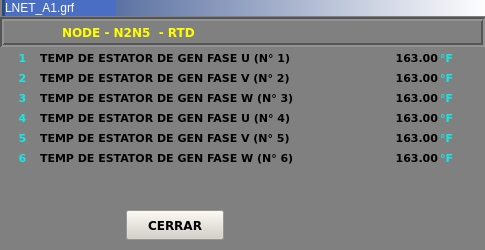
<?xml version="1.0" encoding="UTF-8"?>
<ui version="4.0">
 <class>Inet_AI_10</class>
 <widget class="QWidget" name="Inet_AI_10">
  <property name="geometry">
   <rect>
    <x>0</x>
    <y>0</y>
    <width>485</width>
    <height>250</height>
   </rect>
  </property>
  <property name="minimumSize">
   <size>
    <width>485</width>
    <height>250</height>
   </size>
  </property>
  <property name="maximumSize">
   <size>
    <width>485</width>
    <height>250</height>
   </size>
  </property>
  <property name="windowTitle">
   <string>Inet_AI_10</string>
  </property>
  <property name="styleSheet">
   <string notr="true">background-color: rgb(128, 128, 128);</string>
  </property>
  <widget class="QFrame" name="frame">
   <property name="geometry">
    <rect>
     <x>0</x>
     <y>17</y>
     <width>485</width>
     <height>30</height>
    </rect>
   </property>
   <property name="font">
    <font>
     <pointsize>8</pointsize>
     <weight>75</weight>
     <bold>true</bold>
    </font>
   </property>
   <property name="styleSheet">
    <string notr="true">border-color: rgb(255, 255, 255);</string>
   </property>
   <property name="frameShape">
    <enum>QFrame::Box</enum>
   </property>
   <property name="frameShadow">
    <enum>QFrame::Sunken</enum>
   </property>
   <property name="lineWidth">
    <number>2</number>
   </property>
   <widget class="QLabel" name="label">
    <property name="geometry">
     <rect>
      <x>62</x>
      <y>4</y>
      <width>400</width>
      <height>22</height>
     </rect>
    </property>
    <property name="font">
     <font>
      <family>Verdana</family>
      <pointsize>9</pointsize>
      <weight>75</weight>
      <bold>true</bold>
     </font>
    </property>
    <property name="styleSheet">
     <string notr="true">color: rgb(255, 255, 0);</string>
    </property>
    <property name="text">
     <string>NODE - N2N5  - RTD</string>
    </property>
   </widget>
  </widget>
  <widget class="QLabel" name="lbNumDes_2">
   <property name="geometry">
    <rect>
     <x>388</x>
     <y>70</y>
     <width>50</width>
     <height>16</height>
    </rect>
   </property>
   <property name="font">
    <font>
     <family>Verdana</family>
     <pointsize>8</pointsize>
     <weight>75</weight>
     <bold>true</bold>
    </font>
   </property>
   <property name="text">
    <string>163.00</string>
   </property>
   <property name="alignment">
    <set>Qt::AlignRight|Qt::AlignTrailing|Qt::AlignVCenter</set>
   </property>
  </widget>
  <widget class="QLabel" name="lbUni_4">
   <property name="geometry">
    <rect>
     <x>440</x>
     <y>110</y>
     <width>43</width>
     <height>16</height>
    </rect>
   </property>
   <property name="font">
    <font>
     <family>Verdana</family>
     <pointsize>8</pointsize>
     <weight>75</weight>
     <bold>true</bold>
    </font>
   </property>
   <property name="styleSheet">
    <string notr="true">color: rgb(22, 232, 232);</string>
   </property>
   <property name="text">
    <string>°F</string>
   </property>
   <property name="alignment">
    <set>Qt::AlignLeading|Qt::AlignLeft|Qt::AlignVCenter</set>
   </property>
  </widget>
  <widget class="QLabel" name="lbUni_6">
   <property name="geometry">
    <rect>
     <x>440</x>
     <y>150</y>
     <width>43</width>
     <height>16</height>
    </rect>
   </property>
   <property name="font">
    <font>
     <family>Verdana</family>
     <pointsize>8</pointsize>
     <weight>75</weight>
     <bold>true</bold>
    </font>
   </property>
   <property name="styleSheet">
    <string notr="true">color: rgb(22, 232, 232);</string>
   </property>
   <property name="text">
    <string>°F</string>
   </property>
   <property name="alignment">
    <set>Qt::AlignLeading|Qt::AlignLeft|Qt::AlignVCenter</set>
   </property>
  </widget>
  <widget class="QLabel" name="lbNumDes_4">
   <property name="geometry">
    <rect>
     <x>388</x>
     <y>110</y>
     <width>50</width>
     <height>16</height>
    </rect>
   </property>
   <property name="font">
    <font>
     <family>Verdana</family>
     <pointsize>8</pointsize>
     <weight>75</weight>
     <bold>true</bold>
    </font>
   </property>
   <property name="text">
    <string>163.00</string>
   </property>
   <property name="alignment">
    <set>Qt::AlignRight|Qt::AlignTrailing|Qt::AlignVCenter</set>
   </property>
  </widget>
  <widget class="QLabel" name="lbUni_2">
   <property name="geometry">
    <rect>
     <x>440</x>
     <y>70</y>
     <width>43</width>
     <height>16</height>
    </rect>
   </property>
   <property name="font">
    <font>
     <family>Verdana</family>
     <pointsize>8</pointsize>
     <weight>75</weight>
     <bold>true</bold>
    </font>
   </property>
   <property name="styleSheet">
    <string notr="true">color: rgb(22, 232, 232);</string>
   </property>
   <property name="text">
    <string>°F</string>
   </property>
   <property name="alignment">
    <set>Qt::AlignLeading|Qt::AlignLeft|Qt::AlignVCenter</set>
   </property>
  </widget>
  <widget class="QFrame" name="frame_2">
   <property name="geometry">
    <rect>
     <x>2</x>
     <y>0</y>
     <width>485</width>
     <height>16</height>
    </rect>
   </property>
   <property name="styleSheet">
    <string notr="true">background-color: qlineargradient(spread:pad, x1:0, y1:0, x2:1, y2:0, stop:0 rgba(43, 71, 134, 255), stop:1 rgba(255, 255, 255, 255));</string>
   </property>
   <property name="frameShape">
    <enum>QFrame::Panel</enum>
   </property>
   <property name="frameShadow">
    <enum>QFrame::Raised</enum>
   </property>
   <property name="lineWidth">
    <number>0</number>
   </property>
   <widget class="QLabel" name="lbIP">
    <property name="geometry">
     <rect>
      <x>3</x>
      <y>0</y>
      <width>111</width>
      <height>16</height>
     </rect>
    </property>
    <property name="font">
     <font>
      <pointsize>9</pointsize>
     </font>
    </property>
    <property name="styleSheet">
     <string notr="true">background-color: rgb(74, 110, 195);
background-color: rgb(74, 110, 195);
color: rgb(255, 255, 255);</string>
    </property>
    <property name="text">
     <string>LNET_A1.grf</string>
    </property>
   </widget>
  </widget>
  <widget class="QLabel" name="lbNumDes_6">
   <property name="geometry">
    <rect>
     <x>388</x>
     <y>150</y>
     <width>50</width>
     <height>16</height>
    </rect>
   </property>
   <property name="font">
    <font>
     <family>Verdana</family>
     <pointsize>8</pointsize>
     <weight>75</weight>
     <bold>true</bold>
    </font>
   </property>
   <property name="text">
    <string>163.00</string>
   </property>
   <property name="alignment">
    <set>Qt::AlignRight|Qt::AlignTrailing|Qt::AlignVCenter</set>
   </property>
  </widget>
  <widget class="QLabel" name="lbNum_5">
   <property name="geometry">
    <rect>
     <x>12</x>
     <y>130</y>
     <width>21</width>
     <height>16</height>
    </rect>
   </property>
   <property name="font">
    <font>
     <family>Verdana</family>
     <pointsize>8</pointsize>
     <weight>75</weight>
     <bold>true</bold>
    </font>
   </property>
   <property name="styleSheet">
    <string notr="true">color: rgb(22, 232, 232);</string>
   </property>
   <property name="text">
    <string>5</string>
   </property>
   <property name="alignment">
    <set>Qt::AlignCenter</set>
   </property>
  </widget>
  <widget class="QLabel" name="lbUni_3">
   <property name="geometry">
    <rect>
     <x>440</x>
     <y>90</y>
     <width>43</width>
     <height>16</height>
    </rect>
   </property>
   <property name="font">
    <font>
     <family>Verdana</family>
     <pointsize>8</pointsize>
     <weight>75</weight>
     <bold>true</bold>
    </font>
   </property>
   <property name="styleSheet">
    <string notr="true">color: rgb(22, 232, 232);</string>
   </property>
   <property name="text">
    <string>°F</string>
   </property>
   <property name="alignment">
    <set>Qt::AlignLeading|Qt::AlignLeft|Qt::AlignVCenter</set>
   </property>
  </widget>
  <widget class="QLabel" name="lbNumDes_1">
   <property name="geometry">
    <rect>
     <x>388</x>
     <y>50</y>
     <width>50</width>
     <height>16</height>
    </rect>
   </property>
   <property name="font">
    <font>
     <family>Verdana</family>
     <pointsize>8</pointsize>
     <weight>75</weight>
     <bold>true</bold>
    </font>
   </property>
   <property name="text">
    <string>163.00</string>
   </property>
   <property name="alignment">
    <set>Qt::AlignRight|Qt::AlignTrailing|Qt::AlignVCenter</set>
   </property>
  </widget>
  <widget class="QLabel" name="lbTit_2">
   <property name="geometry">
    <rect>
     <x>40</x>
     <y>70</y>
     <width>340</width>
     <height>16</height>
    </rect>
   </property>
   <property name="font">
    <font>
     <family>Verdana</family>
     <pointsize>8</pointsize>
     <weight>75</weight>
     <bold>true</bold>
    </font>
   </property>
   <property name="text">
    <string>TEMP DE ESTATOR DE GEN FASE V (N° 2)</string>
   </property>
  </widget>
  <widget class="QLabel" name="lbUni_5">
   <property name="geometry">
    <rect>
     <x>440</x>
     <y>130</y>
     <width>43</width>
     <height>16</height>
    </rect>
   </property>
   <property name="font">
    <font>
     <family>Verdana</family>
     <pointsize>8</pointsize>
     <weight>75</weight>
     <bold>true</bold>
    </font>
   </property>
   <property name="styleSheet">
    <string notr="true">color: rgb(22, 232, 232);</string>
   </property>
   <property name="text">
    <string>°F</string>
   </property>
   <property name="alignment">
    <set>Qt::AlignLeading|Qt::AlignLeft|Qt::AlignVCenter</set>
   </property>
  </widget>
  <widget class="QLabel" name="lbNum_4">
   <property name="geometry">
    <rect>
     <x>12</x>
     <y>110</y>
     <width>21</width>
     <height>16</height>
    </rect>
   </property>
   <property name="font">
    <font>
     <family>Verdana</family>
     <pointsize>8</pointsize>
     <weight>75</weight>
     <bold>true</bold>
    </font>
   </property>
   <property name="styleSheet">
    <string notr="true">color: rgb(22, 232, 232);</string>
   </property>
   <property name="text">
    <string>4</string>
   </property>
   <property name="alignment">
    <set>Qt::AlignCenter</set>
   </property>
  </widget>
  <widget class="QLabel" name="lbUni_1">
   <property name="geometry">
    <rect>
     <x>440</x>
     <y>50</y>
     <width>43</width>
     <height>16</height>
    </rect>
   </property>
   <property name="font">
    <font>
     <family>Verdana</family>
     <pointsize>8</pointsize>
     <weight>75</weight>
     <bold>true</bold>
    </font>
   </property>
   <property name="styleSheet">
    <string notr="true">color: rgb(22, 232, 232);</string>
   </property>
   <property name="text">
    <string>°F</string>
   </property>
   <property name="alignment">
    <set>Qt::AlignLeading|Qt::AlignLeft|Qt::AlignVCenter</set>
   </property>
  </widget>
  <widget class="QLabel" name="lbNum_2">
   <property name="geometry">
    <rect>
     <x>12</x>
     <y>70</y>
     <width>21</width>
     <height>16</height>
    </rect>
   </property>
   <property name="font">
    <font>
     <family>Verdana</family>
     <pointsize>8</pointsize>
     <weight>75</weight>
     <bold>true</bold>
    </font>
   </property>
   <property name="styleSheet">
    <string notr="true">color: rgb(22, 232, 232);</string>
   </property>
   <property name="text">
    <string>2</string>
   </property>
   <property name="alignment">
    <set>Qt::AlignCenter</set>
   </property>
  </widget>
  <widget class="QLabel" name="lbTit_1">
   <property name="geometry">
    <rect>
     <x>40</x>
     <y>50</y>
     <width>340</width>
     <height>16</height>
    </rect>
   </property>
   <property name="font">
    <font>
     <family>Verdana</family>
     <pointsize>8</pointsize>
     <weight>75</weight>
     <bold>true</bold>
    </font>
   </property>
   <property name="text">
    <string>TEMP DE ESTATOR DE GEN FASE U (N° 1)</string>
   </property>
  </widget>
  <widget class="QPushButton" name="btCerrar">
   <property name="geometry">
    <rect>
     <x>126</x>
     <y>210</y>
     <width>98</width>
     <height>30</height>
    </rect>
   </property>
   <property name="font">
    <font>
     <family>Verdana</family>
     <pointsize>9</pointsize>
     <weight>75</weight>
     <bold>true</bold>
    </font>
   </property>
   <property name="styleSheet">
    <string notr="true">background-color: rgb(212, 208, 200);</string>
   </property>
   <property name="text">
    <string>CERRAR</string>
   </property>
  </widget>
  <widget class="QLabel" name="lbNumDes_5">
   <property name="geometry">
    <rect>
     <x>388</x>
     <y>130</y>
     <width>50</width>
     <height>16</height>
    </rect>
   </property>
   <property name="font">
    <font>
     <family>Verdana</family>
     <pointsize>8</pointsize>
     <weight>75</weight>
     <bold>true</bold>
    </font>
   </property>
   <property name="text">
    <string>163.00</string>
   </property>
   <property name="alignment">
    <set>Qt::AlignRight|Qt::AlignTrailing|Qt::AlignVCenter</set>
   </property>
  </widget>
  <widget class="QLabel" name="lbTit_5">
   <property name="geometry">
    <rect>
     <x>40</x>
     <y>130</y>
     <width>340</width>
     <height>16</height>
    </rect>
   </property>
   <property name="font">
    <font>
     <family>Verdana</family>
     <pointsize>8</pointsize>
     <weight>75</weight>
     <bold>true</bold>
    </font>
   </property>
   <property name="text">
    <string>TEMP DE ESTATOR DE GEN FASE V (N° 5)</string>
   </property>
  </widget>
  <widget class="QLabel" name="lbTit_4">
   <property name="geometry">
    <rect>
     <x>40</x>
     <y>110</y>
     <width>340</width>
     <height>16</height>
    </rect>
   </property>
   <property name="font">
    <font>
     <family>Verdana</family>
     <pointsize>8</pointsize>
     <weight>75</weight>
     <bold>true</bold>
    </font>
   </property>
   <property name="text">
    <string>TEMP DE ESTATOR DE GEN FASE U (N° 4)</string>
   </property>
  </widget>
  <widget class="QLabel" name="lbNumDes_3">
   <property name="geometry">
    <rect>
     <x>388</x>
     <y>90</y>
     <width>50</width>
     <height>16</height>
    </rect>
   </property>
   <property name="font">
    <font>
     <family>Verdana</family>
     <pointsize>8</pointsize>
     <weight>75</weight>
     <bold>true</bold>
    </font>
   </property>
   <property name="text">
    <string>163.00</string>
   </property>
   <property name="alignment">
    <set>Qt::AlignRight|Qt::AlignTrailing|Qt::AlignVCenter</set>
   </property>
  </widget>
  <widget class="QLabel" name="lbNum_6">
   <property name="geometry">
    <rect>
     <x>12</x>
     <y>150</y>
     <width>21</width>
     <height>16</height>
    </rect>
   </property>
   <property name="font">
    <font>
     <family>Verdana</family>
     <pointsize>8</pointsize>
     <weight>75</weight>
     <bold>true</bold>
    </font>
   </property>
   <property name="styleSheet">
    <string notr="true">color: rgb(22, 232, 232);</string>
   </property>
   <property name="text">
    <string>6</string>
   </property>
   <property name="alignment">
    <set>Qt::AlignCenter</set>
   </property>
  </widget>
  <widget class="QLabel" name="lbNum_1">
   <property name="geometry">
    <rect>
     <x>12</x>
     <y>50</y>
     <width>21</width>
     <height>16</height>
    </rect>
   </property>
   <property name="font">
    <font>
     <family>Verdana</family>
     <pointsize>8</pointsize>
     <weight>75</weight>
     <bold>true</bold>
    </font>
   </property>
   <property name="styleSheet">
    <string notr="true">color: rgb(22, 232, 232);</string>
   </property>
   <property name="text">
    <string>1</string>
   </property>
   <property name="alignment">
    <set>Qt::AlignCenter</set>
   </property>
  </widget>
  <widget class="QLabel" name="lbTit_3">
   <property name="geometry">
    <rect>
     <x>40</x>
     <y>90</y>
     <width>340</width>
     <height>16</height>
    </rect>
   </property>
   <property name="font">
    <font>
     <family>Verdana</family>
     <pointsize>8</pointsize>
     <weight>75</weight>
     <bold>true</bold>
    </font>
   </property>
   <property name="text">
    <string>TEMP DE ESTATOR DE GEN FASE W (N° 3)</string>
   </property>
  </widget>
  <widget class="QLabel" name="lbTit_6">
   <property name="geometry">
    <rect>
     <x>40</x>
     <y>150</y>
     <width>340</width>
     <height>16</height>
    </rect>
   </property>
   <property name="font">
    <font>
     <family>Verdana</family>
     <pointsize>8</pointsize>
     <weight>75</weight>
     <bold>true</bold>
    </font>
   </property>
   <property name="text">
    <string>TEMP DE ESTATOR DE GEN FASE W (N° 6)</string>
   </property>
  </widget>
  <widget class="QLabel" name="lbNum_3">
   <property name="geometry">
    <rect>
     <x>12</x>
     <y>90</y>
     <width>21</width>
     <height>16</height>
    </rect>
   </property>
   <property name="font">
    <font>
     <family>Verdana</family>
     <pointsize>8</pointsize>
     <weight>75</weight>
     <bold>true</bold>
    </font>
   </property>
   <property name="styleSheet">
    <string notr="true">color: rgb(22, 232, 232);</string>
   </property>
   <property name="text">
    <string>3</string>
   </property>
   <property name="alignment">
    <set>Qt::AlignCenter</set>
   </property>
  </widget>
 </widget>
 <layoutdefault spacing="6" margin="11"/>
 <resources/>
 <connections/>
</ui>
